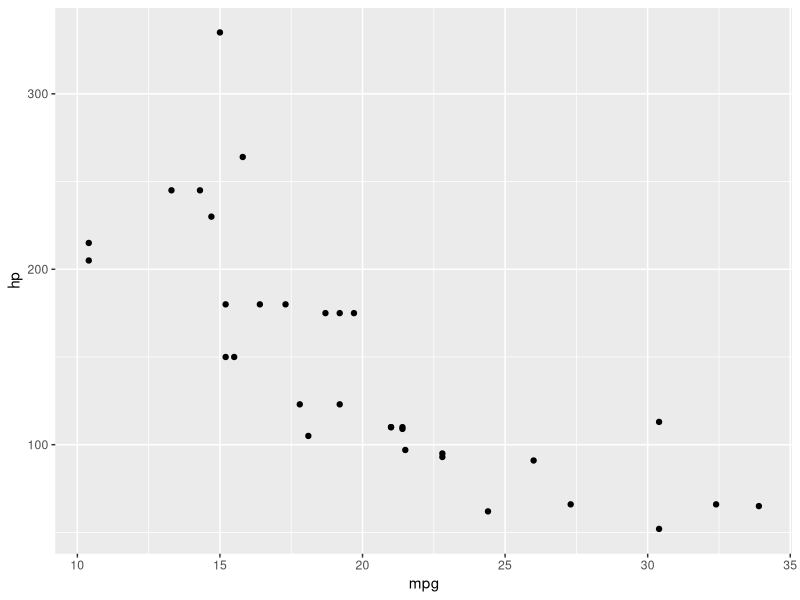
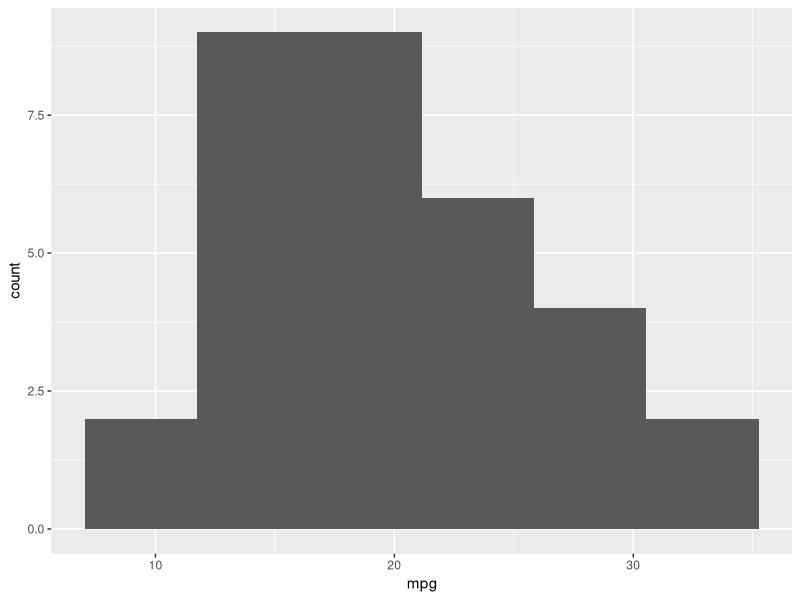
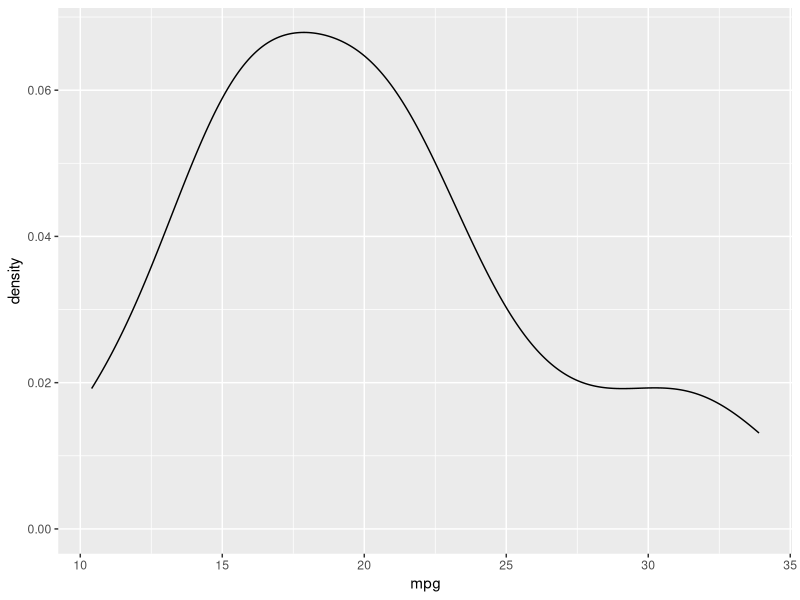
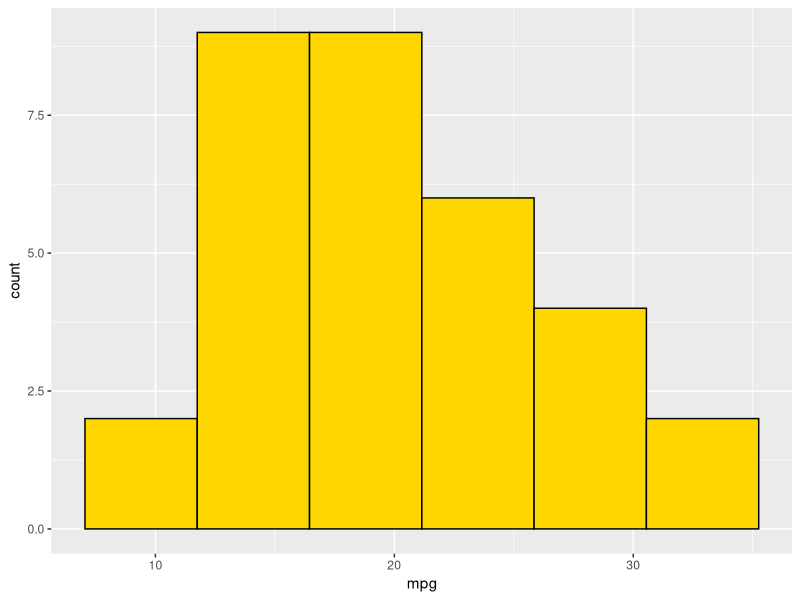
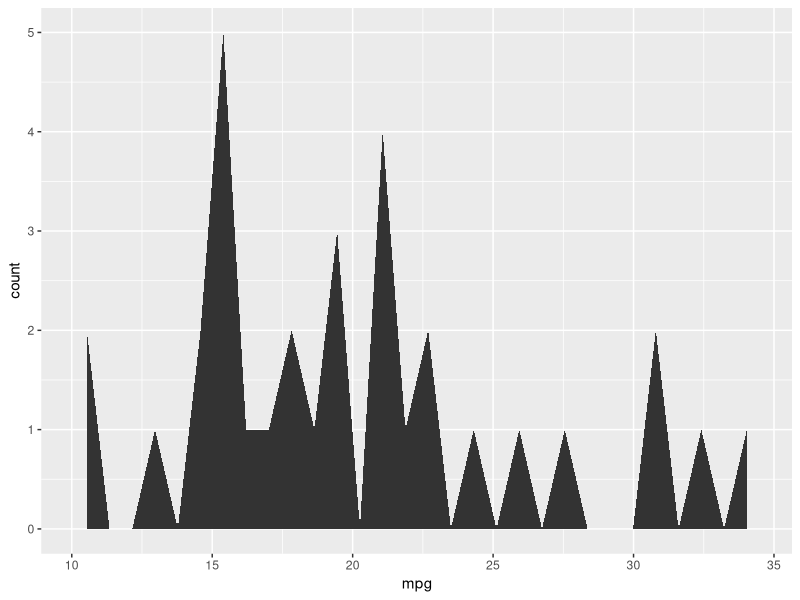
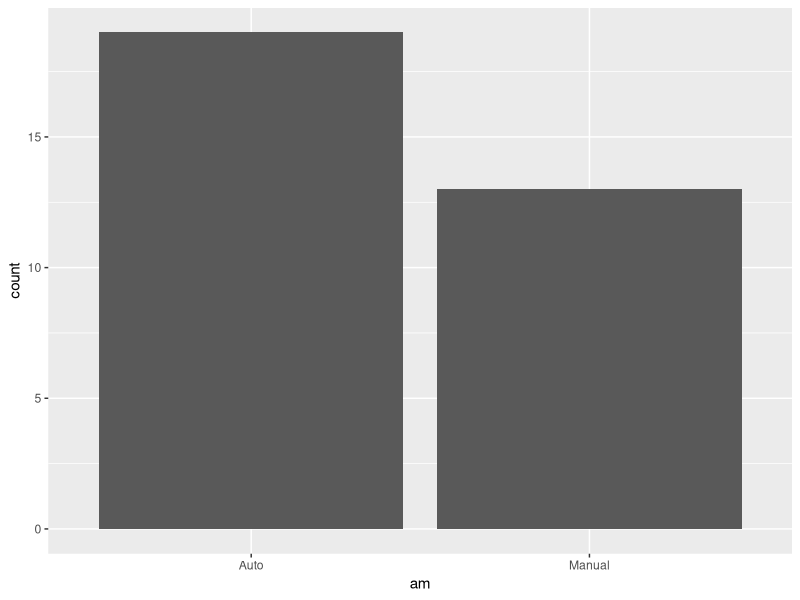
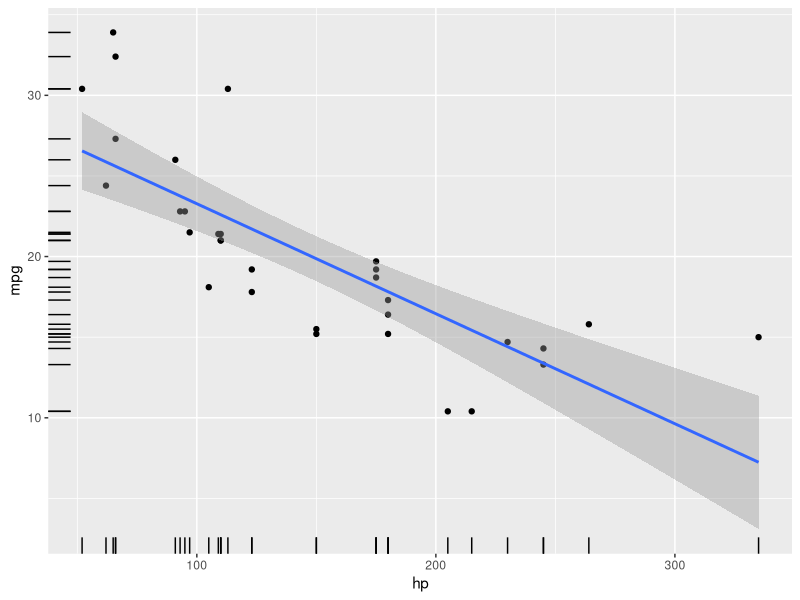
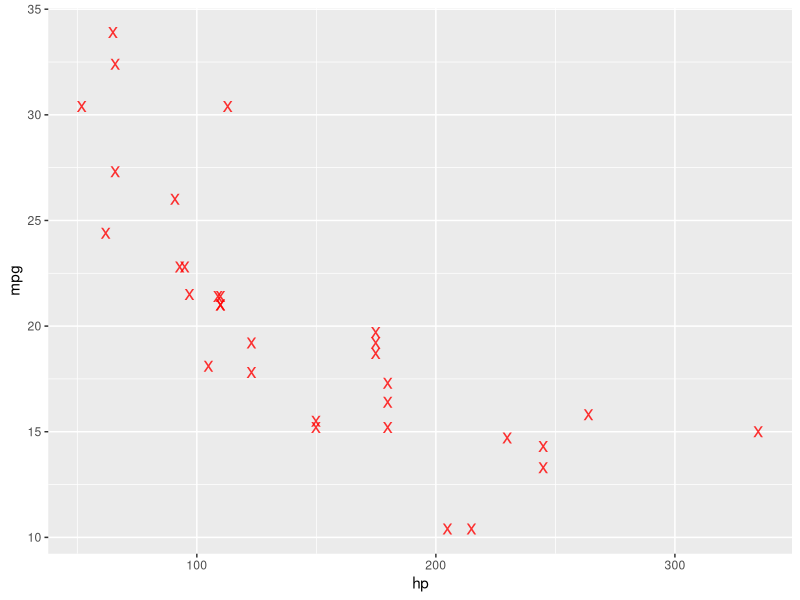

These charts were generated, in order, by the following R code:
## data visualization + markdown
library(tidyverse)

## ggplot2
library(ggplot2)


ggplot(data = mtcars, 
       mapping = aes(x=mpg,y=hp)) +
  geom_point()

## cheat sheet ggplot2 in R

# discrete vs continuous
## discrete 
# 1,2,3,4,5 or "M","F" or "high","med","low"
## continuous (measurement)
# 176.523334... => 176


gpa <- c(3.42,3.24,3.5,2,89)

# discrete, factor, categorical data

# character
gender <- c(rep("M",10),rep("F",8))

# factor
gender_factor <- factor(gender,
                        levels = c("M","F"),
                        labels = c("M","F"))

animals <- c("cat","dog","hippo","cat")

animals <- factor(animals)

## ordinal data
## temperature: low < medium < high
## spending: low < med < high

spending <- c("low","high","med","med","high")
#ordinal data
factor(spending,
       levels = c("low","med","high"),
       labels = c("low","med","high"),
       ordered = TRUE)

# factor => 1. nominal data and 2. ordinal data

## one variable - continuous

ggplot(mtcars, aes(mpg)) + 
  geom_histogram(bins = 6)

base <- ggplot(mtcars, aes(mpg))

base + geom_density()
base + geom_histogram(bins = 6, fill = "gold",color = "black")
base + geom_area(stat = "bin")

## one variable = discrete/ categorical  ## this one use only bar charts

mtcars %>%
  select(hp,wt,am) %>%
  mutate(am = ifelse(am==0,"Auto","Manual")) %>%
  ggplot(aes(am)) +
  geom_bar()

mtcars %>%
  select(hp,wt,am) %>%
  mutate(am = ifelse(am==0,"Auto","Manual")) %>%
  count(am)


## two variable - both continuous

base <- ggplot(data = mtcars,
               mapping = aes(hp,mpg))

base + 
  geom_point() + 
  geom_smooth(method = "lm") +
  geom_rug()

## setting vs mapping
#setting
base +
  geom_point(
    col = "red",
    size = 5,
    alpha =0.8, #opacity
    shape = "x"
  )
# mapping
base +
  geom_point(
    mapping = aes(col=factor(am))
  )


base +
  geom_point(aes(col=wt))

## explore data with chart
set.seed(42)
small_df <- diamonds %>%
  sample_frac(0.1) %>%
  filter (cut %in% c("Fair","Premium","Ideal"))

ggplot (small_df, aes(carat,price)) +
  geom_point(alpha = 0.3, col = "blue") +
  theme_minimal()

base2 <- ggplot(small_df,aes(carat,price,col=cut)) +
  geom_point(size = 3, alpha = 0.3) + 
  theme_minimal()

## facet == sub-plot

base2 +
  facet_wrap(~cut, ncol=2)

base2 +
  facet_wrap(~color)

base2 +
  facet_grid(color ~ cut)


ggplot (small_df, aes(carat,price)) +
  geom_point(size = 3, alpha = 0.2) +
  geom_smooth(se = FALSE, col = "red") +
  theme_minimal() + 
  facet_grid(color ~ cut)


## clear outlier
base3 <- ggplot (small_df %>% filter(carat <2.5), 
                 aes(carat,price)) +
  geom_point(size = 3, alpha = 0.2) +
  geom_smooth(se = FALSE, col = "red") +
  theme_minimal() 

## set title, caption, x/y labels
base3 +
  labs(title = "Correlation is very strong",
       subtitle = "Correlation is 0.85",
       caption = "Source : ggplot package",
       x = "Diamonds caret",
       y = "Price $ USD")

## change color manual

df <- data.frame(id = 1:5,
                 fruits = c(rep("orange",3), rep("banana",2)),
                 price = c(20,25,21,24,34),
                 weight = c(5,4,7,6,10)
)


ggplot(df,aes(weight,price, col = fruits)) +
  geom_point(size = 3) + 
  scale_color_manual(values = c("gold","blue")) +
  theme_minimal()




ggplot(df,aes(weight,price, col = price)) +
  geom_point(size = 3) + 
  theme_minimal() +
  scale_color_gradient(low = "gold",high="red")


## final tips - multiple dataframe in one chart

df1 <- df %>% filter(weight < 7)
df2 <- df %>% filter(weight >= 7)

ggplot() +
  theme_minimal() +
  geom_point(data = df1,
             mapping = aes(weight,price),
             color= "salmon", size = 3) +
  geom_point(data = df2, 
             mapping = aes(weight,price),
             color = "blue",size= 3)











